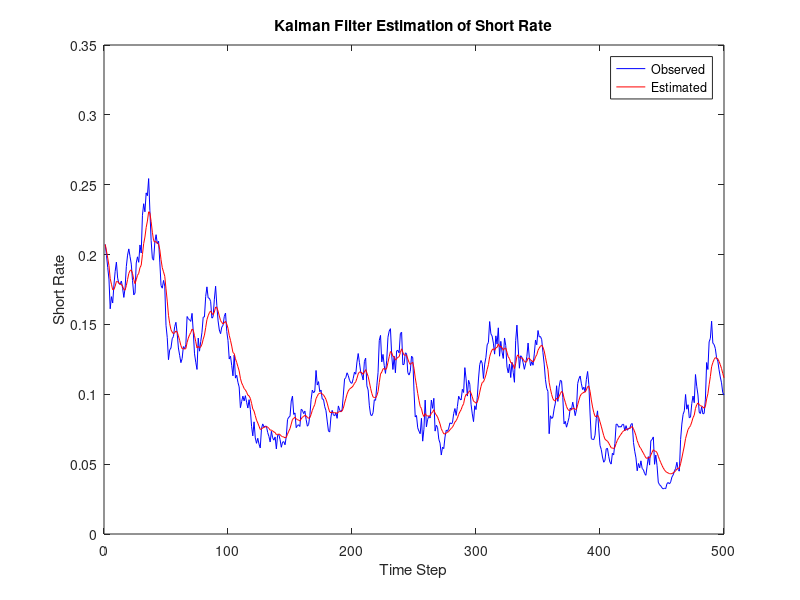

The MATLAB script that drew this image: (Note: this script raises an error after producing the figure.)
%prep are chap 8.1, 12, 14 and hand outs. Also look at equation 11.98 and
%11.99
load CIRstruct2.mat
% CIR Model Parameters
r = cir.data
kappa = cir.a % Speed of mean reversion
theta = cir.b; % Long-term mean
sigma = cir.s % Volatility
ONV = var(r)
% Time step (assumed constant for simplicity)
dt = 1/12;

% Initialize the state estimate and error covariance matrix
x_est = r(1); % Initial state estimate (could be the first observation)
P_est = 1;    % Initial error covariance

% Number of observations
N = length(r);

% Allocate memory for storing estimates
x_estimates = zeros(N, 1);

% Kalman Filter Implementation
for i = 1:N
    % Prediction Step
    x_pred = x_est + kappa * (theta - x_est) * dt;
    P_pred = P_est + sigma^2 * x_est * dt; % Approximate process noise

    % Update Step
    K = P_pred / (P_pred + ONV); % Kalman gain (assuming observation noise variance = 1)
    x_est = x_pred + K * (r(i) - x_pred);
    P_est = (1 - K) * P_pred;

    % Store the estimate
    x_estimates(i) = x_est;
end

% Plotting the results
plot(1:N, r, 'b', 1:N, x_estimates, 'r');
legend('Observed', 'Estimated');
xlabel('Time Step');
ylabel('Short Rate');
title('Kalman Filter Estimation of Short Rate');
%%
Y3 = 0.25 *(log(A(x_estimates, kappa, theta, sigma))-B(x_estimates, kappa, sigma)*x_estimates);

%%
% Model Parameters
kappa0 = -2;
kappa1 = 0.7;
tau = 1;
V=Z
% Observation data (log of squared volatility)
logV2 = log(V.^2);

% Number of data points
N = length(logV2);

% Initialize the state estimate and error covariance
logSigma2_est = 0.1; % Initial state estimate
P_est = 1;    % Initial error covariance

% Allocate memory for storing estimates
logSigma2_estimates = zeros(N, 1);

% Kalman Filter Implementation
for i = 2:N
    % Prediction Step
    logSigma2_pred = kappa0 + kappa1 * logSigma2_est;
    P_pred = P_est + tau^2; % Process noise variance

    % Observation model - Gaussian approximation of noise
    eta = -1.2704
    R = pi^2 / 2; % Observation noise variance

    % Update Step
    K = P_pred / (P_pred + R); % Kalman gain
    logSigma2_est = logSigma2_pred + K * (logV2(i) - logSigma2_pred - eta);
    P_est = (1 - K) * P_pred;

    % Store the estimate
    logSigma2_estimates(i) = logSigma2_est;
end

% Convert log volatility back to volatility for comparison
Sigma2_estimates = exp(logSigma2_estimates);

% Plotting the results
plot(1:N, V.^2, 'b', 1:N, Sigma2_estimates, 'r');
legend('Observed Volatility', 'Estimated Volatility');
xlim([2 1000])
xlabel('Time Step');
ylabel('Volatility');
title('Kalman Filter Estimation of Volatility Process');

